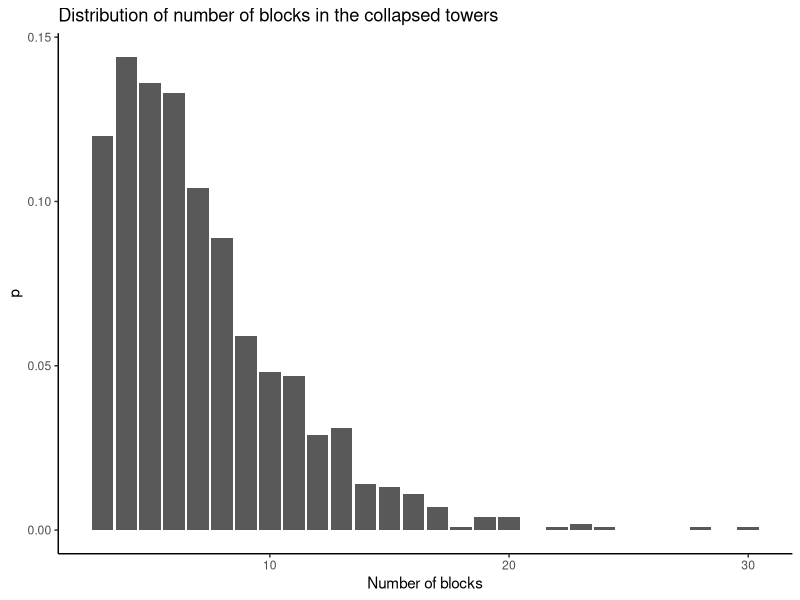

Here is the R script that generated this plot:
## ---- chunk 1
calc_next_block_center <- function(previous_block_center) {
  previous_block_center + runif(n = 1, min = -0.5, max = 0.5)
}
## ---- chunk 2
are_blocks_above_balanced <- function(block_center, block_centers_above) {
  abs(block_center - mean(block_centers_above)) < 0.5
}
## ---- chunk 3
get_all_possible_subtowers <- function(block_centers) {
    blocks_count <- length(block_centers)
    purrr::map(1:(blocks_count - 1), ~block_centers[.:blocks_count])
}
## ---- chunk 4
get_tower_top_level <- function(...) {
  block_centers <- c(0)
  is_tower_balanced <- TRUE

  while(is_tower_balanced) {
    next_block_center <- calc_next_block_center(tail(block_centers, n = 1))

    block_centers <- c(block_centers, next_block_center)

    subtowers <- get_all_possible_subtowers(block_centers)
    
    is_tower_balanced <- all(purrr::map(
      subtowers, 
      ~are_blocks_above_balanced(.[1], .[-1])
    ))
  }

  length(block_centers)
}
## ---- chunk 5
tower_heights <- purrr::map_int(1:1e3, get_tower_top_level)

mean(tower_heights)
## ---- chunk 6
library(ggplot2)
ggplot(
  data.frame(tower_height = tower_heights), 
  aes(x = tower_height, y = ..prop..)
) +
  geom_bar() +
  theme_classic() +
  labs(
    title = "Distribution of number of blocks in the collapsed towers",
    y = "p",
    x = "Number of blocks"
  )
